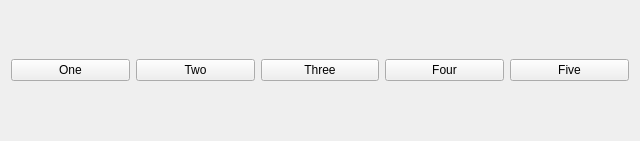
<?xml version="1.0" encoding="UTF-8"?>
<ui version="4.0">
 <class>Widget</class>
 <widget class="QWidget" name="Widget">
  <property name="geometry">
   <rect>
    <x>0</x>
    <y>0</y>
    <width>640</width>
    <height>141</height>
   </rect>
  </property>
  <property name="windowTitle">
   <string>Widget</string>
  </property>
  <layout class="QHBoxLayout" name="horizontalLayout_2">
   <item>
    <layout class="QHBoxLayout" name="horizontalLayout">
     <item>
      <widget class="QPushButton" name="oneButton">
       <property name="text">
        <string>One</string>
       </property>
      </widget>
     </item>
     <item>
      <widget class="QPushButton" name="twoButton">
       <property name="text">
        <string>Two</string>
       </property>
      </widget>
     </item>
     <item>
      <widget class="QPushButton" name="threeButton">
       <property name="text">
        <string>Three</string>
       </property>
      </widget>
     </item>
     <item>
      <widget class="QPushButton" name="fourButton">
       <property name="text">
        <string>Four</string>
       </property>
      </widget>
     </item>
     <item>
      <widget class="QPushButton" name="fiveButton">
       <property name="text">
        <string>Five</string>
       </property>
      </widget>
     </item>
    </layout>
   </item>
  </layout>
 </widget>
 <layoutdefault spacing="6" margin="11"/>
 <resources/>
 <connections/>
</ui>
